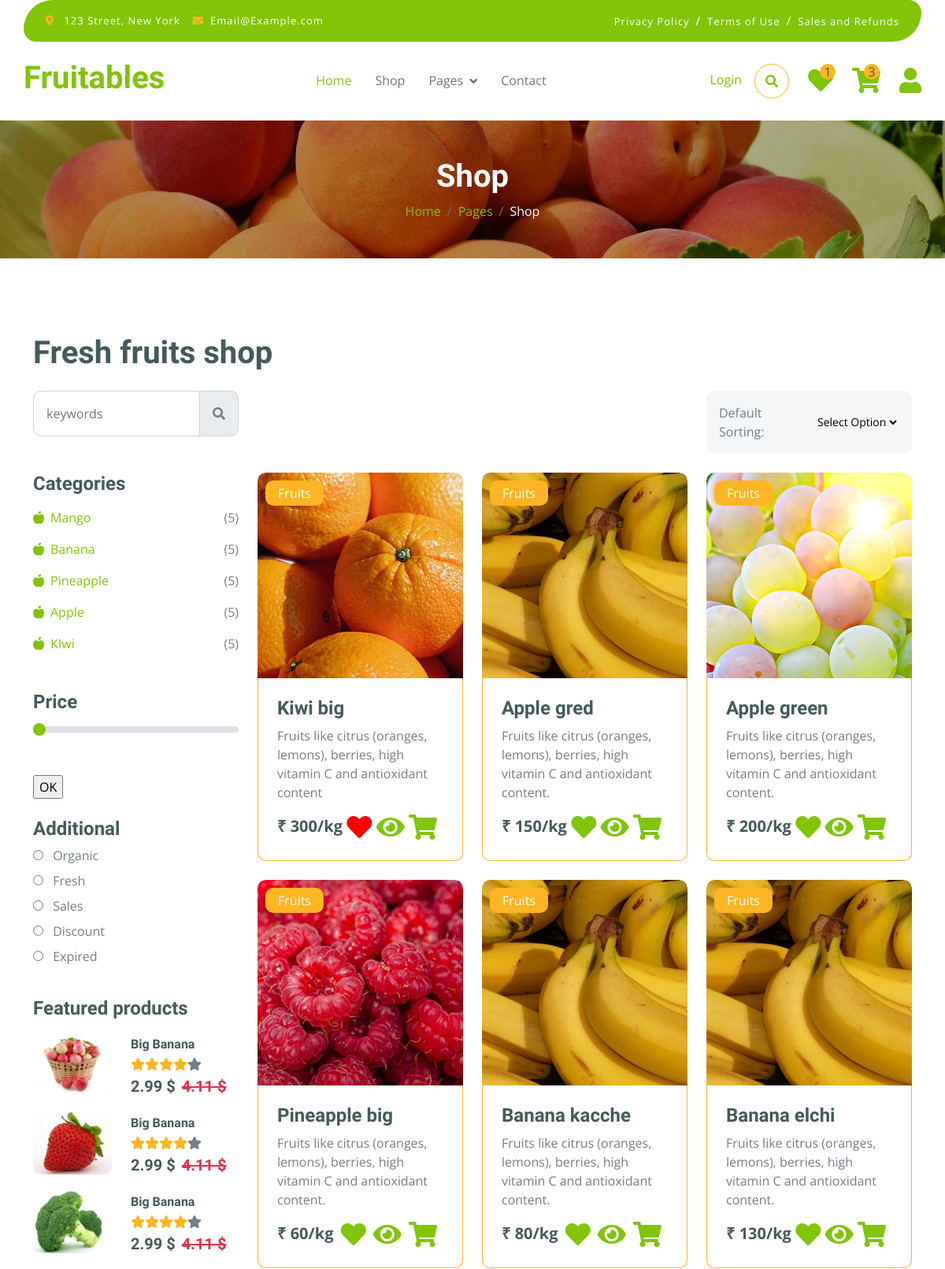
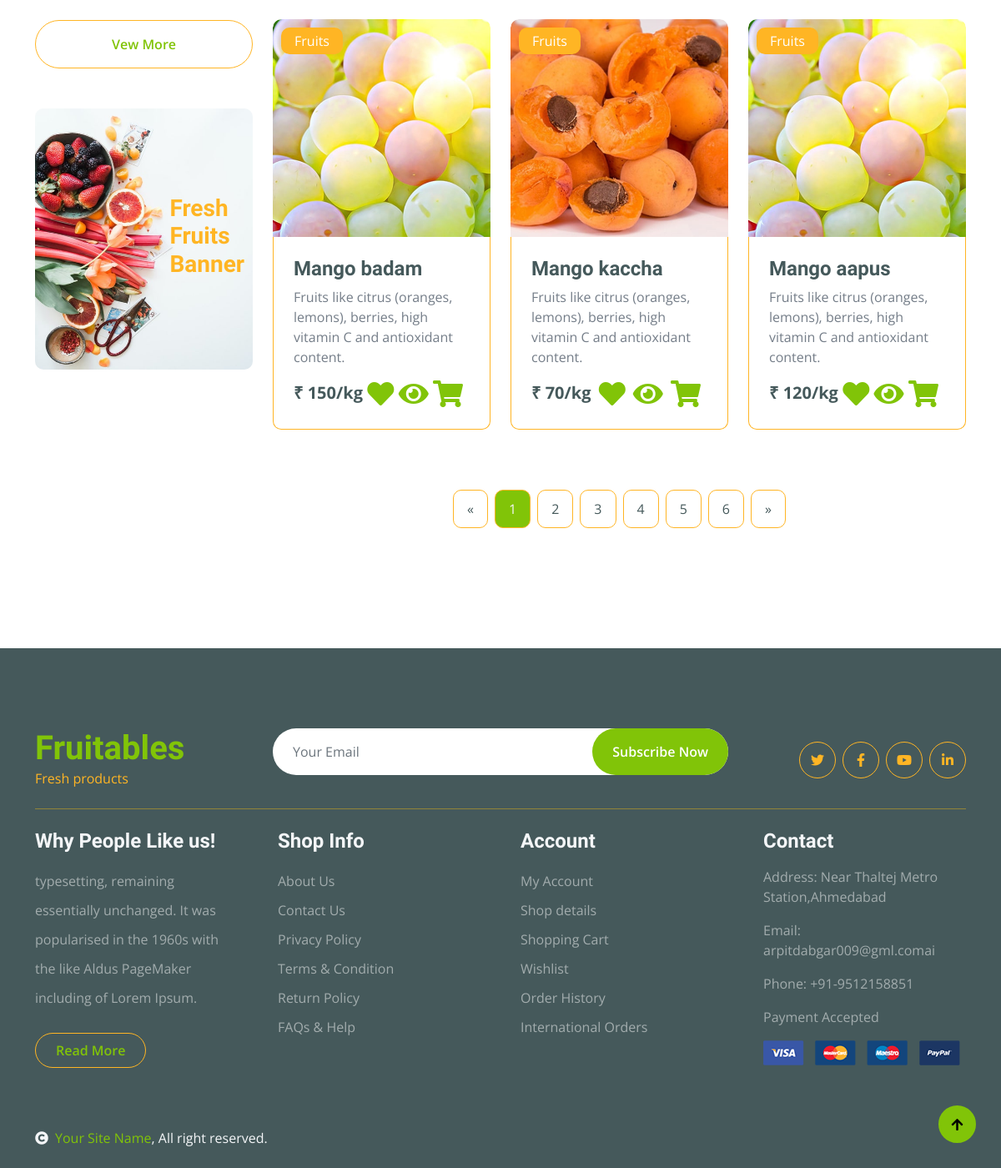
Page /shop on the committed database (2 pictures, top to bottom).
### myapp/models.py (models this page shows, shortened)
class Category(models.Model):
    name=models.CharField(max_length=50,blank=True,null=True)

class Product(models.Model):
    cate_id=models.ForeignKey(Category,on_delete=models.CASCADE,blank=True,null=True)
    name=models.CharField(max_length=50,blank=True,null=True)
    image=models.ImageField(upload_to="madia",blank=True,null=True)
    dec=models.TextField()
    price=models.IntegerField()

### myapp/views.py (the view)
# urls.py: path('shop', views.shop, name='shop'),
def shop(request):
    cid=Category.objects.all()
    cat=request.GET.get("cat")
    pid=Product.objects.all().order_by("-id")
    wish_count=Add_to_wishlist.objects.all().count()
    cart_count=Add_to_cart.objects.all().count()
    sort_by=request.GET.get('sort_by')
    wishlist_product=Add_to_wishlist.objects.all()
    l1=[]
    for i in wishlist_product:
        l1.append(i.product_id.id)
    if cat:
        pid=Product.objects.filter(cate_id=cat)
    elif sort_by == 'price_lth':
        pid = Product.objects.all().order_by('price')
    elif sort_by == 'price_htl':
        pid = Product.objects.all().order_by('-price')
    elif sort_by == 'name_atz':
        pid = Product.objects.all().order_by('name')
    elif sort_by == 'name_zta':
        pid = Product.objects.all().order_by('-name')
    else:
        pid=Product.objects.all().order_by("-id")
    con={"cid":cid,"pid":pid,"cat":cat,"wish_count":wish_count,"cart_count":cart_count,"l1":l1,"sort_by":sort_by}
    return render(request,"shop.html",con)

### myapp/templates/shop.html (shortened to what this page needs)
{% extends "index.html" %}
{% load static %}
{% block content %}
        <div class="container-fluid page-header py-5">
            <h1 class="text-center text-white display-6">Shop</h1>
            <ol class="breadcrumb justify-content-center mb-0">
                <li class="breadcrumb-item"><a href="#">Home</a></li>
                <li class="breadcrumb-item"><a href="#">Pages</a></li>
                <li class="breadcrumb-item active text-white">Shop</li>
            </ol>
        </div>
        <div class="container-fluid fruite py-5">
            <div class="container py-5">
                <h1 class="mb-4">Fresh fruits shop</h1>
                <div class="row g-4">
                    <div class="col-lg-12">
                        <div class="row g-4">
                            <div class="col-xl-3">
                                <div class="input-group w-100 mx-auto d-flex">
                                    <input type="search" class="form-control p-3" placeholder="keywords" aria-describedby="search-icon-1">
                                    <span id="search-icon-1" class="input-group-text p-3"><i class="fa fa-search"></i></span>
                                </div>
                            </div>
                            <div class="col-6"></div>
                            <div class="col-xl-3">
                                <form method="get" action="{% url 'shop' %}"  id="fruitform" >
                                <div class="bg-light ps-3 py-3 rounded d-flex justify-content-between mb-4">
                                    <label for="fruits">Default Sorting:</label>
                                    <select id="fruits" name="sort_by" class="border-0 form-select-sm bg-light me-3" onchange="this.form.submit()">
                                        <option>Select Option</option>
                                    </select>
                                </div>
                                </form>
                            </div>
                        </div>
                        <div class="row g-4">
                            <div class="col-lg-3">
                                <div class="row g-4">
                                    <div class="col-lg-12">
                                        <div class="mb-3">
                                            <h4>Categories</h4>
                                            <ul class="list-unstyled fruite-categorie">
                                                {% for i in cid %}
                                                <li>
                                                    <div class="d-flex justify-content-between fruite-name">
                                                        <a href="/shop?cat={{i.id}}"><i class="fas fa-apple-alt me-2"></i>{{i.name}}</a>
                                                        <span>(5)</span>
                                                    </div>
                                                </li>
                                                {% endfor %}
                                            </ul>
                                        </div>
                                    </div>
                                    <div class="col-lg-12">
                                        <form action="{% url 'price_filter' %}" method="POST">
                                        <div class="mb-3">
                                            <h4 class="mb-2">Price</h4>
                                            <input type="range" class="form-range w-100" id="rangeInput" name="max1" min="0" max="2000" value="0" oninput="amount.value=rangeInput.value">
                                        </div>
                                        <input type="submit" value="OK">
                                    </div>
                                    <div class="col-lg-12">
                                        <div class="mb-3">
                                            <h4>Additional</h4>
                                            <div class="mb-2">
                                                <input type="radio" class="me-2" id="Categories-1" name="Categories-1" value="Beverages">
                                                <label for="Categories-1"> Organic</label>
                                            </div>
                                            <div class="mb-2">
                                                <input type="radio" class="me-2" id="Categories-2" name="Categories-1" value="Beverages">
                                                <label for="Categories-2"> Fresh</label>
                                            </div>
                                            <div class="mb-2">
                                                <input type="radio" class="me-2" id="Categories-3" name="Categories-1" value="Beverages">
                                                <label for="Categories-3"> Sales</label>
                                            </div>
                                            <div class="mb-2">
                                                <input type="radio" class="me-2" id="Categories-4" name="Categories-1" value="Beverages">
                                                <label for="Categories-4"> Discount</label>
                                            </div>
                                            <div class="mb-2">
                                                <input type="radio" class="me-2" id="Categories-5" name="Categories-1" value="Beverages">
                                                <label for="Categories-5"> Expired</label>
                                            </div>
                                        </div>
                                    </div>
                                    <div class="col-lg-12">
                                        <h4 class="mb-3">Featured products</h4>
                                        <div class="d-flex align-items-center justify-content-start">
                                            <div class="rounded me-4" style="width: 100px; height: 100px;">
                                                <img src="{% static 'img/featur-1.jpg' %}" class="img-fluid rounded" alt="">
                                            </div>
                                            <div>
                                                <h6 class="mb-2">Big Banana</h6>
                                                <div class="d-flex mb-2">
                                                    <i class="fa fa-star text-secondary"></i>
                                                    <i class="fa fa-star text-secondary"></i>
                                                    <i class="fa fa-star text-secondary"></i>
                                                    <i class="fa fa-star text-secondary"></i>
                                                    <i class="fa fa-star"></i>
                                                </div>
                                                <div class="d-flex mb-2">
                                                    <h5 class="fw-bold me-2">2.99 $</h5>
                                                    <h5 class="text-danger text-decoration-line-through">4.11 $</h5>
                                                </div>
                                            </div>
                                        </div>
                                        <div class="d-flex align-items-center justify-content-start">
                                            <div class="rounded me-4" style="width: 100px; height: 100px;">
                                                <img src="{% static 'img/featur-2.jpg' %}" class="img-fluid rounded" alt="">
                                            </div>
                                            <div>
                                                <h6 class="mb-2">Big Banana</h6>
                                                <div class="d-flex mb-2">
                                                    <i class="fa fa-star text-secondary"></i>
                                                    <i class="fa fa-star text-secondary"></i>
                                                    <i class="fa fa-star text-secondary"></i>
                                                    <i class="fa fa-star text-secondary"></i>
                                                    <i class="fa fa-star"></i>
                                                </div>
                                                <div class="d-flex mb-2">
                                                    <h5 class="fw-bold me-2">2.99 $</h5>
                                                    <h5 class="text-danger text-decoration-line-through">4.11 $</h5>
                                                </div>
                                            </div>
                                        </div>
                                        <div class="d-flex align-items-center justify-content-start">
                                            <div class="rounded me-4" style="width: 100px; height: 100px;">
                                                <img src="{% static 'img/featur-3.jpg' %}" class="img-fluid rounded" alt="">
                                            </div>
                                            <div>
                                                <h6 class="mb-2">Big Banana</h6>
                                                <div class="d-flex mb-2">
                                                    <i class="fa fa-star text-secondary"></i>
                                                    <i class="fa fa-star text-secondary"></i>
                                                    <i class="fa fa-star text-secondary"></i>
                                                    <i class="fa fa-star text-secondary"></i>
                                                    <i class="fa fa-star"></i>
                                                </div>
                                                <div class="d-flex mb-2">
                                                    <h5 class="fw-bold me-2">2.99 $</h5>
                                                    <h5 class="text-danger text-decoration-line-through">4.11 $</h5>
                                                </div>
                                            </div>
                                        </div>
                                        <div class="d-flex justify-content-center my-4">
                                            <a href="#" class="btn border border-secondary px-4 py-3 rounded-pill text-primary w-100">Vew More</a>
                                        </div>
                                    </div>
                                    <div class="col-lg-12">
                                        <div class="position-relative">
                                            <img src="{% static 'img/banner-fruits.jpg' %}" class="img-fluid w-100 rounded" alt="">
                                            <div class="position-absolute" style="top: 50%; right: 10px; transform: translateY(-50%);">
                                                <h3 class="text-secondary fw-bold">Fresh <br> Fruits <br> Banner</h3>
                                            </div>
                                        </div>
                                    </div>
                                </div>
                            </div>
                            <div class="col-lg-9">
                                <div class="row g-4 justify-content-center">
                                    {% for i in pid %}
                                    <div class="col-md-6 col-lg-6 col-xl-4">
                                        <div class="rounded position-relative fruite-item">
                                            <div class="fruite-img" style="height:300px width:300px;">
                                                <img src="{{ i.image.url }}" class="img-fluid w-100 rounded-top " style="height:300px width:300px;" alt="">
                                            </div>
                                            <div class="text-white bg-secondary px-3 py-1 rounded position-absolute" style="top: 10px; left: 10px;">Fruits</div>
                                            <div class="p-4 border border-secondary border-top-0 rounded-bottom">
                                                <h4>{{i.name}}</h4>
                                                <p>{{i.dec}}</p>
                                                <div class="d-flex justify-content-between flex-lg-wrap">
                                                    <p class="text-dark fs-5 fw-bold mb-0">₹ {{i.price}}/kg</p>
                                                    {% if i.id in l1 %}
                                                    <a href="{% url 'add_wish' i.id %}" class="">
                                                        <i class="fa fa-heart fa-2x" style="color:red;"></i></a>
                                                    {% else %}
                                                    <a href="{% url 'add_wish' i.id %}" class="">
                                                        <i class="fa fa-heart fa-2x" style="color:#81c408;"></i></a>
                                                    {% endif %}
                                                    <a href="{% url 'shop_detail1' i.id %}"><i class="fa fa-eye fa-2x"></i>  </a>
                                                    <a href="{% url 'add_cart' i.id %}"><i class="fa fa-shopping-cart me-2 text-primary fa-2x"></i></a>
                                                </div>
                                            </div>
                                        </div>
                                    </div>
                                    {% endfor %}
                                    <div class="col-12">
                                        <div class="pagination d-flex justify-content-center mt-5">
                                            <a href="#" class="rounded">&laquo;</a>
                                            <a href="#" class="active rounded">1</a>
                                            <a href="#" class="rounded">2</a>
                                            <a href="#" class="rounded">3</a>
                                            <a href="#" class="rounded">4</a>
                                            <a href="#" class="rounded">5</a>
                                            <a href="#" class="rounded">6</a>
                                            <a href="#" class="rounded">&raquo;</a>
                                        </div>
                                    </div>
                                </div>
                            </div>
                        </div>
                    </div>
                </div>
            </div>
        </div>
{% endblock %}

### rows in the picture
Category: name "Mango"
Category: name "Banana"
Category: name "Pineapple"
Category: name "Apple"
Category: name "KIwi"
Product: image (picture), name "Kiwi big", dec "Fruits like citrus (oranges, lemons), berries, high vitamin C and antioxidant content", price "300"
Product: image (picture), name "Apple gred", dec "Fruits like citrus (oranges, lemons), berries, high vitamin C and antioxidant content.", price "150"
Product: image (picture), name "Apple green", dec "Fruits like citrus (oranges, lemons), berries, high vitamin C and antioxidant content.", price "200"
Product: image (picture), name "Pineapple big", dec "Fruits like citrus (oranges, lemons), berries, high vitamin C and antioxidant content.", price "60"
Product: image (picture), name "Banana kacche", dec "Fruits like citrus (oranges, lemons), berries, high vitamin C and antioxidant content.", price "80"
Product: image (picture), name "Banana elchi", dec "Fruits like citrus (oranges, lemons), berries, high vitamin C and antioxidant content.", price "130"
Product: image (picture), name "Mango badam", dec "Fruits like citrus (oranges, lemons), berries, high vitamin C and antioxidant content.", price "150"
Product: image (picture), name "Mango kaccha", dec "Fruits like citrus (oranges, lemons), berries, high vitamin C and antioxidant content.", price "70"
Product: image (picture), name "Mango aapus", dec "Fruits like citrus (oranges, lemons), berries, high vitamin C and antioxidant content.", price "120"

### other values in the picture
{{ wish_count }} "1"
{{ cart_count }} "3"
